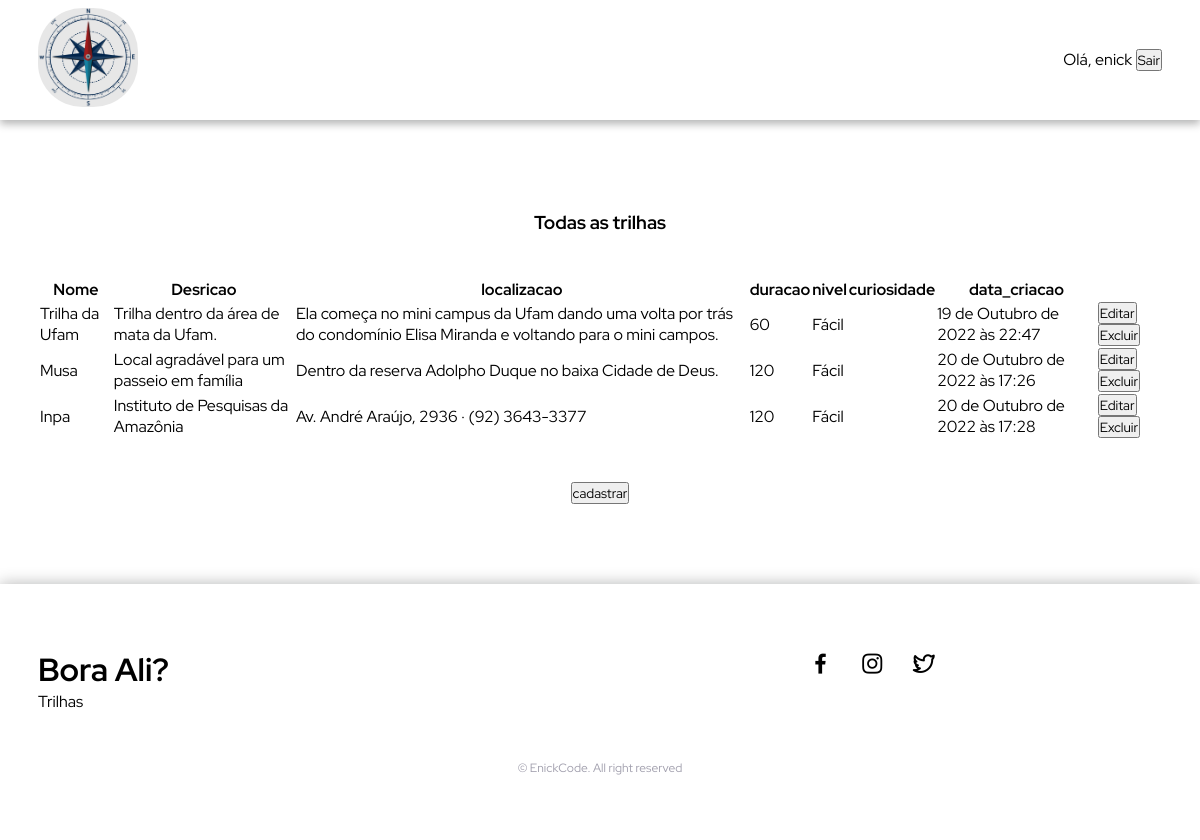
Page /modificacao (signed in) on the committed database.
### BoraAli/models.py (models this page shows)
class Trilha(models.Model):
    nome_trilha = models.CharField(max_length=200)
    descricao = models.TextField()
    localizacao = models.TextField()
    duracao = models.IntegerField()
    nivel = models.CharField(max_length=20)
    curiosidades = models.CharField(max_length=400, blank=True, null=True)
    data_criacao = models.DateTimeField(default=datetime.now, blank=True)

### BoraAli/views.py (the view)
# urls.py: path('modificacao', views.modificacao, name='modificacao'),
def modificacao(request):
    trilhas = Trilha.objects.all()
    dados = {
        'trilhas': trilhas
    }
    return render(request, 'modificacao.html', dados)

### BoraAli/templates/modificacao.html
{% extends 'base.html' %} {% block content %} {% include 'partials/menu.html' %}
<br /><br /><br /><br /><br /><br /><br /><br /><br /><br />
<div class="container">
  <center>
    <h3>Todas as trilhas</h3><br><br>
  </center>
  <form action="">
    <table>
      <thead>
        <tr>
          <th>Nome</th>
          <th>Desricao</th>
          <th>localizacao</th>
          <th>duracao</th>
          <th>nivel</th>
          <th>curiosidade</th>
          <th>data_criacao</th>
        </tr>
      </thead>
      <tbody>
        {% for trilha in trilhas %}
        <tr>
          <td>{{ trilha.nome_trilha }}</td>
          <td>{{ trilha.descricao }}</td>
          <td>{{ trilha.localizacao }}</td>
          <td>{{ trilha.duracao }}</td>
          <td>{{ trilha.nivel }}</td>
          <td>{{ trilha.curiosidade }}</td>
          <td>{{ trilha.data_criacao }}</td>
          <td>
            <button>
              <a href="{% url 'trilha_edit' trilha.id %}">Editar</a>
            </button>
            <button>
              <a href="{% url 'trilha_del' trilha.id %}" onclick="return confirm('confirma a exlusao')"
                >Excluir</a
              >
            </button>
          </td>
        </tr>
        {% endfor %}
      </tbody>
    </table>
    <br><br>
    <center>
        <button>
            <a href="{% url 'trilha_add' %}">cadastrar</a>
        </button>
    </center>
  </form>
</div>
{% include 'partials/footer.html' %} {% endblock content %}

### BoraAli/templates/partials/menu.html (shortened to what this page needs)
{% load static %}
<header class="header">
  <nav class="navigation container grid">
    <a href="{% url 'index' %}">
      <img
        src="{% static 'img/logo.jpg' %}"
        class="navigation__logo"
        alt="Logomarca"
      />
    </a>
    <ul class="navigation__list">
      {% if user.is_authenticated %}
      <p>
        Olá, {{ user.get_username }}
        <button>
          <a href="{% url 'logout' %}">Sair</a>
        </button>
      </p>
      {% endif %}
    </ul>
  </nav>
</header>

### ProjectBase/static/style.css (style rules this page uses)
:root { --first-color: #00bfff; --body-font: 'Red Hat Display', sans-serif; }
* { box-sizing: border-box; padding: 0; margin: 0; }
body, button { font-family: var(--body-font); }
html { scroll-behavior: smooth; }
ul { list-style: none; }
a { text-decoration: none; color: #000; }
img { max-width: 100%; height: auto; }
.container { max-width: 1124px; margin-right: auto; margin-left: auto; }
.grid { display: grid; }
.header { width: 100%; background-color: transparent; position: fixed; top: 0; left: 0; transition: background 0.3s; background-color: #fff; box-shadow: 0 4px 8px hsla(180, 12%, 4%, 0.3); }
.navigation { display: flex; justify-content: space-between; align-items: center; }
.navigation__logo { width: 100px; border-radius: 45%; padding-top: 0.5rem; padding-bottom: 0.5rem; }
.navigation__list { display: flex; flex-direction: row; gap: 2.5rem; }

### rows in the picture
Trilha: nome_trilha "Trilha da Ufam", descricao "Trilha dentro da área de mata da Ufam.", localizacao "Ela começa no mini campus da Ufam dando uma volta por trás do condomínio Elisa Miranda e voltando para o mini campos.", duracao "60", nivel "Fácil", data_criacao "19 de Outubro de 2022 às 22:47"
Trilha: nome_trilha "Musa", descricao "Local agradável para um passeio em família", localizacao "Dentro da reserva Adolpho Duque no baixa Cidade de Deus.", duracao "120", nivel "Fácil", data_criacao "20 de Outubro de 2022 às 17:26"
Trilha: nome_trilha "Inpa", descricao "Instituto de Pesquisas da Amazônia", localizacao "Av. André Araújo, 2936 · (92) 3643-3377", duracao "120", nivel "Fácil", data_criacao "20 de Outubro de 2022 às 17:28"

### other values in the picture
{{ user.get_username }} "enick"
